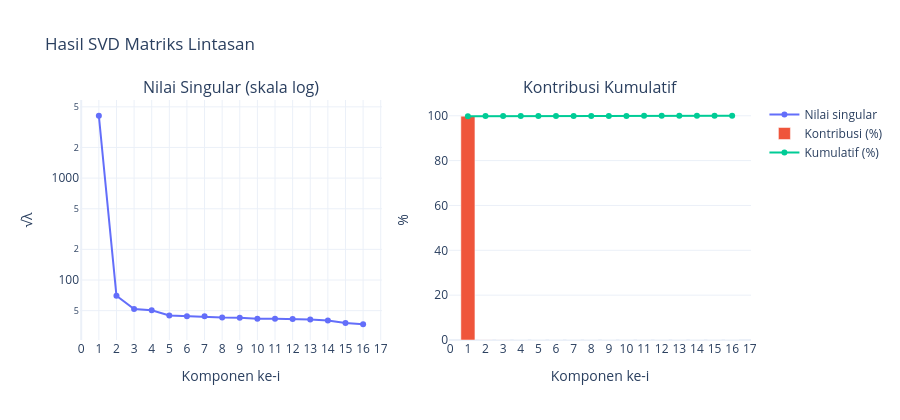

Here is the notebook cell this chart was saved with:
### Code cell
fig = make_subplots(rows=1, cols=2, subplot_titles=('Nilai Singular (skala log)', 'Kontribusi Kumulatif'))
fig.add_scatter(x=svd_tabel.index, y=s, mode='lines+markers', name='Nilai singular',
                hovertemplate='Komponen %{x}<br>√λ = %{y:.4f}<extra></extra>', row=1, col=1)
fig.add_bar(x=svd_tabel.index, y=svd_tabel['Kontribusi (%)'], name='Kontribusi (%)',
            hovertemplate='Komponen %{x}<br>%{y:.4f}%<extra></extra>', row=1, col=2)
fig.add_scatter(x=svd_tabel.index, y=svd_tabel['Kumulatif (%)'], mode='lines+markers', name='Kumulatif (%)',
                hovertemplate='Komponen 1..%{x}<br>%{y:.4f}%<extra></extra>', row=1, col=2)
fig.update_yaxes(type='log', title_text='√λ', row=1, col=1)
fig.update_yaxes(title_text='%', row=1, col=2)
fig.update_xaxes(title_text='Komponen ke-i', dtick=1)
fig.update_layout(height=420, title='Hasil SVD Matriks Lintasan')
fig.show()

### Figure 1 — Plotly figure (JSON) as saved in the notebook; plotly's stock layout.template omitted (floating-point values rounded to 4 significant figures)
{"data": [{"hovertemplate": "Komponen %{x}<br>√λ = %{y:.4f}<extra></extra>", "mode": "lines+markers", "name": "Nilai singular", "type": "scatter", "x": [1, 2, 3, 4, 5, 6, 7, 8, 9, 10, 11, 12, 13, 14, 15, 16], "xaxis": "x", "y": [4091.0, 69.99, 51.95, 50.55, 44.87, 44.08, 44.0, 42.85, 42.72, 41.73, 41.62, 41.48, 40.94, 40.03, 37.81, 36.79], "yaxis": "y"}, {"hovertemplate": "Komponen %{x}<br>%{y:.4f}%<extra></extra>", "name": "Kontribusi (%)", "type": "bar", "x": [1, 2, 3, 4, 5, 6, 7, 8, 9, 10, 11, 12, 13, 14, 15, 16], "xaxis": "x2", "y": [99.82, 0.02922, 0.0161, 0.01524, 0.01201, 0.01159, 0.01155, 0.01095, 0.01088, 0.01039, 0.01033, 0.01026, 0.009995, 0.009558, 0.008525, 0.008074], "yaxis": "y2"}, {"hovertemplate": "Komponen 1..%{x}<br>%{y:.4f}%<extra></extra>", "mode": "lines+markers", "name": "Kumulatif (%)", "type": "scatter", "x": [1, 2, 3, 4, 5, 6, 7, 8, 9, 10, 11, 12, 13, 14, 15, 16], "xaxis": "x2", "y": [99.82, 99.84, 99.86, 99.88, 99.89, 99.9, 99.91, 99.92, 99.93, 99.94, 99.95, 99.96, 99.97, 99.98, 99.99, 100.0], "yaxis": "y2"}], "layout": {"annotations": [{"font": {"size": 16}, "showarrow": false, "text": "Nilai Singular (skala log)", "x": 0.225, "xanchor": "center", "xref": "paper", "y": 1.0, "yanchor": "bottom", "yref": "paper"}, {"font": {"size": 16}, "showarrow": false, "text": "Kontribusi Kumulatif", "x": 0.775, "xanchor": "center", "xref": "paper", "y": 1.0, "yanchor": "bottom", "yref": "paper"}], "height": 420, "title": {"text": "Hasil SVD Matriks Lintasan"}, "xaxis": {"anchor": "y", "domain": [0.0, 0.45], "dtick": 1, "title": {"text": "Komponen ke-i"}}, "xaxis2": {"anchor": "y2", "domain": [0.55, 1.0], "dtick": 1, "title": {"text": "Komponen ke-i"}}, "yaxis": {"anchor": "x", "domain": [0.0, 1.0], "title": {"text": "√λ"}, "type": "log"}, "yaxis2": {"anchor": "x2", "domain": [0.0, 1.0], "title": {"text": "%"}}}}
